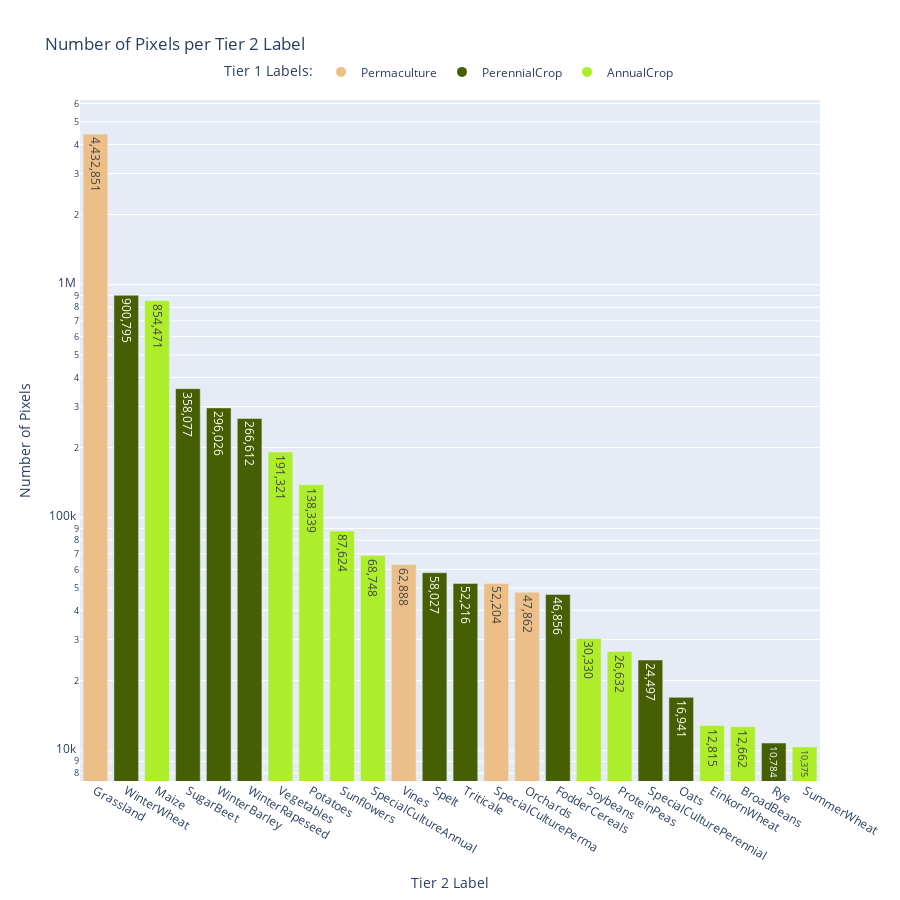

Notebook source saved alongside this figure:
### Code cell
tier2_keys = [i for i in pixels_by_tier_category['tier2'].keys() if i != 0]
tier2_labels = [f"{dataset_info['tier2'][i]}" for i in tier2_keys]
tier2_pixels = [pixels_by_tier_category['tier2'][i] for i in tier2_keys]
tier2_to_tier1 = [dataset_info['tier2_to_tier1'][i] for i in tier2_keys]

tier2_data = pd.DataFrame({
    'tier2_label': tier2_labels,
    'count': tier2_pixels,
    'tier1_label': [dataset_info['tier1'][tier1_index] for tier1_index in tier2_to_tier1]
})
tier2_data = tier2_data.sort_values(by='count', ascending=False)

# Create a unique color for each tier1 category
random.seed(9)
color_map = {tier: f'rgba({random.randint(0, 255)}, {random.randint(0, 255)}, {random.randint(0, 255)}, 1)' for tier in tier2_data['tier1_label'].unique()}
bar_colors = tier2_data['tier1_label'].map(color_map)

fig = go.Figure()

fig.add_trace(go.Bar(
    x=tier2_data['tier2_label'],
    y=tier2_data['count'],
    marker_color=bar_colors,
    text=[f"{count:,}" for tier2, count in zip(tier2_data['tier2_label'], tier2_data['count'])],
    showlegend=False  # Hide the bar trace from the legend
))

fig.update_traces(
    hovertemplate="<b>%{x}</b><br>Count: %{y}<br>Tier 1: %{text}"
)

legend_items = [go.Scatter(
    x=[None], y=[None],
    mode='markers',
    marker=dict(size=10, color=color),
    legendgroup=tier,
    showlegend=True,
    name=tier
) for tier, color in color_map.items()]

for item in legend_items:
    fig.add_trace(item)

fig.update_layout(
    title="Number of Pixels per Tier 2 Label",
    xaxis_title="Tier 2 Label",
    yaxis_title="Number of Pixels",
    yaxis_type="log",
    height=900,
    showlegend=True,
    legend=dict(
        title="Tier 1 Labels:",
        orientation="h",  # Horizontal orientation
        yanchor="bottom",
        y=1.02,
        xanchor="center",
        x=0.5
    )
)

fig.write_image("../assets/ZueriCrop_2.0_Seasonality_Reduced_Tier_2_Class_Distribution.pdf", width=1200, height=600)

fig.show()

### Figure 1 — Plotly figure (JSON) as saved in the notebook; plotly's stock layout.template omitted (floating-point values rounded to 4 significant figures)
{"data": [{"hovertemplate": "<b>%{x}</b><br>Count: %{y}<br>Tier 1: %{text}", "marker": {"color": ["rgba(237, 191, 136, 1)", "rgba(70, 95, 3, 1)", "rgba(173, 237, 41, 1)", "rgba(70, 95, 3, 1)", "rgba(70, 95, 3, 1)", "rgba(70, 95, 3, 1)", "rgba(173, 237, 41, 1)", "rgba(173, 237, 41, 1)", "rgba(173, 237, 41, 1)", "rgba(173, 237, 41, 1)", "rgba(237, 191, 136, 1)", "rgba(70, 95, 3, 1)", "rgba(70, 95, 3, 1)", "rgba(237, 191, 136, 1)", "rgba(237, 191, 136, 1)", "rgba(70, 95, 3, 1)", "rgba(173, 237, 41, 1)", "rgba(173, 237, 41, 1)", "rgba(70, 95, 3, 1)", "rgba(70, 95, 3, 1)", "rgba(173, 237, 41, 1)", "rgba(173, 237, 41, 1)", "rgba(70, 95, 3, 1)", "rgba(173, 237, 41, 1)"]}, "showlegend": false, "text": ["4,432,851", "900,795", "854,471", "358,077", "296,026", "266,612", "191,321", "138,339", "87,624", "68,748", "62,888", "58,027", "52,216", "52,204", "47,862", "46,856", "30,330", "26,632", "24,497", "16,941", "12,815", "12,662", "10,784", "10,375"], "type": "bar", "x": ["Grassland", "WinterWheat", "Maize", "SugarBeet", "WinterBarley", "WinterRapeseed", "Vegetables", "Potatoes", "Sunflowers", "SpecialCultureAnnual", "Vines", "Spelt", "Triticale", "SpecialCulturePerma", "Orchards", "FodderCereals", "Soybeans", "ProteinPeas", "SpecialCulturePerennial", "Oats", "EinkornWheat", "BroadBeans", "Rye", "SummerWheat"], "y": [4432851, 900795, 854471, 358077, 296026, 266612, 191321, 138339, 87624, 68748, 62888, 58027, 52216, 52204, 47862, 46856, 30330, 26632, 24497, 16941, 12815, 12662, 10784, 10375]}, {"legendgroup": "Permaculture", "marker": {"color": "rgba(237, 191, 136, 1)", "size": 10}, "mode": "markers", "name": "Permaculture", "showlegend": true, "type": "scatter", "x": [null], "y": [null]}, {"legendgroup": "PerennialCrop", "marker": {"color": "rgba(70, 95, 3, 1)", "size": 10}, "mode": "markers", "name": "PerennialCrop", "showlegend": true, "type": "scatter", "x": [null], "y": [null]}, {"legendgroup": "AnnualCrop", "marker": {"color": "rgba(173, 237, 41, 1)", "size": 10}, "mode": "markers", "name": "AnnualCrop", "showlegend": true, "type": "scatter", "x": [null], "y": [null]}], "layout": {"height": 900, "legend": {"orientation": "h", "title": {"text": "Tier 1 Labels:"}, "x": 0.5, "xanchor": "center", "y": 1.02, "yanchor": "bottom"}, "showlegend": true, "title": {"text": "Number of Pixels per Tier 2 Label"}, "xaxis": {"title": {"text": "Tier 2 Label"}}, "yaxis": {"title": {"text": "Number of Pixels"}, "type": "log"}}}
